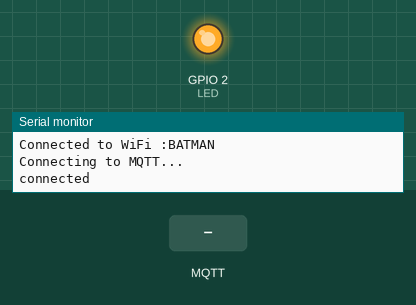
Simulated run of this sketch. Board: ESP8266 (NodeMCU). Shown: output pins drawn as LEDs (lit = HIGH), the last lines printed to the serial monitor. The test bench sets the inputs (shaded band). WiFi joins after 1.5 s; servers stay silent unless stated; no MQTT or app messages arrive unless stated.

Above: at 2.7 s.
2.8 s: MQTT message "#on2" arrives on the first subscribed topic
At 3.8 s:
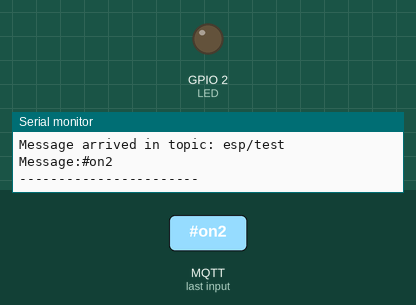
4.3 s: MQTT message "#off2" arrives on the first subscribed topic
At 4.9 s:
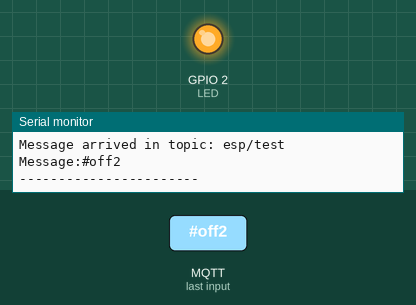
Timing chart, 0 to 7.3 s (numbered marks = the images above; inputs shaded):
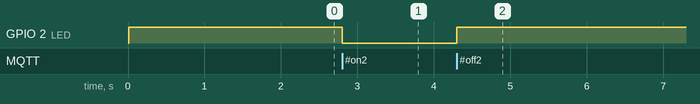

The sketch:

NodemcuNodeRed2.ino
```cpp
#include <ESP8266WiFi.h>
#include <PubSubClient.h>

#define LED 2 // pin no.2

//Enter your wifi credentials
const char* ssid = "BATMAN";
const char* password =  "12345678";

//Enter your mqtt server configurations
const char* mqttServer = "tailor.cloudmqtt.com";    //Enter Your mqttServer address
const int mqttPort = 13534;       //Port number
const char* mqttUser = "whzdnyzv";
const char* mqttPassword = "kAbninqGe4us";

WiFiClient espClient2;
PubSubClient client(espClient2);

void setup() {
  delay(10);
  pinMode(LED,OUTPUT); // defines the output for the pin
  digitalWrite(LED,HIGH);
  Serial.begin(115200);

  WiFi.begin(ssid, password);

  while (WiFi.status() != WL_CONNECTED) {
    delay(500);
    Serial.println("Connecting to WiFi..");
  }
  Serial.print("Connected to WiFi :");
  Serial.println(WiFi.SSID());

  client.setServer(mqttServer, mqttPort);
  client.setCallback(MQTTcallback);

  while (!client.connected()) {
    Serial.println("Connecting to MQTT...");

    if (client.connect("ESP82662", mqttUser, mqttPassword )) {

      Serial.println("connected");

    } else {

      Serial.print("failed with state ");
      Serial.println(client.state());  //If you get state 5: mismatch in configuration
      delay(2000);

    }
  }

  client.publish("esp/test", "Hello from ESP8266");
  client.subscribe("esp/test");

}

void MQTTcallback(char* topic, byte* payload, unsigned int length) {

  Serial.print("Message arrived in topic: ");
  Serial.println(topic);

  Serial.print("Message:");

  String message;
  for (int i = 0; i < length; i++) {
    message = message + (char)payload[i];  //Conver *byte to String
  }
   Serial.print(message);
  if(message == "#on2") {digitalWrite(LED,LOW);}   //LED on
  if(message == "#off2") {digitalWrite(LED,HIGH);} //LED off

  Serial.println();
  Serial.println("-----------------------");
}

void loop() {
  client.loop();
}
```

Measured:
- after the input at 2.8 s, GPIO 2 (LED): HIGH → LOW at once
- after the input at 4.3 s, GPIO 2 (LED): LOW → HIGH at once
